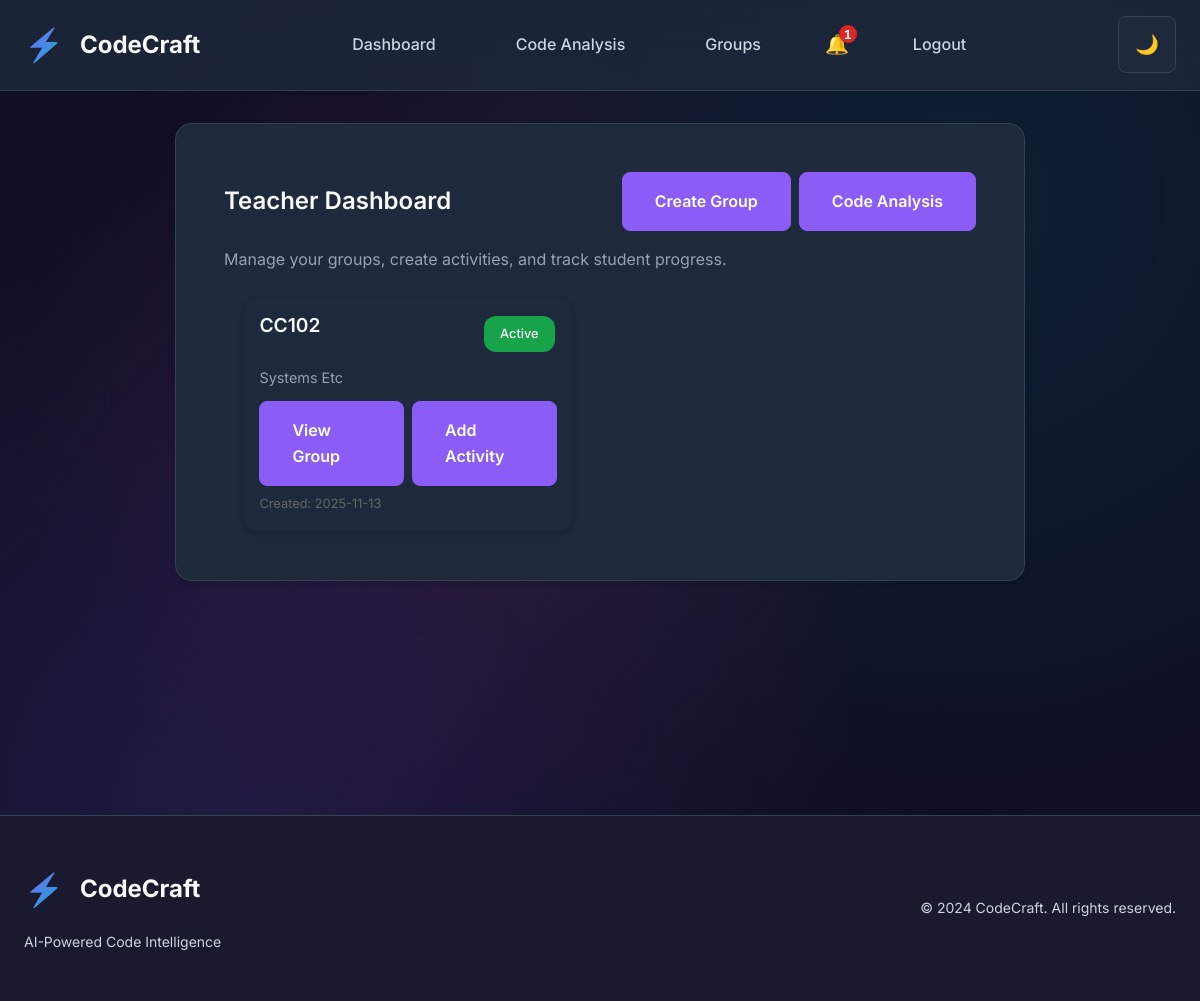
The app's page /teacher_dashboard (signed in) with its own data.
### tables this page shows
CREATE TABLE groups (
                id INTEGER PRIMARY KEY AUTOINCREMENT,
                name TEXT NOT NULL,
                description TEXT,
                teacher_id INTEGER NOT NULL,
                created_at TEXT NOT NULL,
                is_active INTEGER NOT NULL DEFAULT 1,
                FOREIGN KEY(teacher_id) REFERENCES users(id)
            );

### app.py (the view)
@app.route('/teacher_dashboard')
@teacher_required
def teacher_dashboard():
    groups = get_teacher_groups(app.config['DATABASE'], g.user['id'])
    return render_template('teacher_dashboard.html', groups=groups)

### app.py (called while the page is built)
@app.before_request
def load_logged_in_user():
    g.user = None
    if 'user_id' in session:
        g.user = get_user_by_username(app.config['DATABASE'], session['user_id'])

def teacher_required(view_func):
    @wraps(view_func)
    def wrapped(*args, **kwargs):
        if not g.user:
            flash('Please log in to continue.', 'warning')
            return redirect(url_for('login'))
        if g.user.get('role') not in ['teacher', 'admin']:
            flash('Teacher access required.', 'error')
            return redirect(url_for('dashboard'))
        return view_func(*args, **kwargs)
    return wrapped

### models.py (called while the page is built)
def _connect(db_path: str) -> sqlite3.Connection:
    conn = sqlite3.connect(db_path)
    conn.row_factory = sqlite3.Row
    return conn

def get_user_by_username(db_path: str, username: str) -> Optional[Dict[str, Any]]:
    conn = _connect(db_path)
    try:
        cur = conn.execute("SELECT * FROM users WHERE username = ?", (username,))
        row = cur.fetchone()
        return dict(row) if row else None
    finally:
        conn.close()

def get_teacher_groups(db_path: str, teacher_id: int) -> List[Dict[str, Any]]:
    conn = _connect(db_path)
    try:
        cur = conn.execute(
            "SELECT * FROM groups WHERE teacher_id = ? ORDER BY created_at DESC",
            (teacher_id,)
        )
        rows = cur.fetchall()
        return [dict(row) for row in rows]
    finally:
        conn.close()

### templates/teacher_dashboard.html (shortened to what this page needs)
{% extends 'base.html' %}
{% block content %}
<section class="card" style="max-width: 1200px; margin: 0 auto;">
	<div style="display:flex; justify-content: space-between; align-items: center; margin-bottom: 16px;">
		<h2 style="margin:0;">Teacher Dashboard</h2>
		<div style="display:flex; gap: 8px;">
			<a href="{{ url_for('create_group_route') }}" class="button">Create Group</a>
			<a href="{{ url_for('code_analysis') }}" class="button">Code Analysis</a>
		</div>
	</div>
	<p class="muted" style="margin-top: 0;">Manage your groups, create activities, and track student progress.</p>
	{% if groups %}
	<div style="display: grid; grid-template-columns: repeat(auto-fill, minmax(300px, 1fr)); gap: 16px; margin-top: 20px;">
		{% for group in groups %}
		<div class="card" style="padding: 16px; border: 1px solid rgba(0,0,0,0.1);">
			<div style="display: flex; justify-content: space-between; align-items: start; margin-bottom: 12px;">
				<h3 style="margin: 0; font-size: 1.2em;">{{ group.name }}</h3>
				<span class="badge" style="background: #16a34a; color: white; font-size: 0.8em;">
					{{ 'Active' if group.is_active else 'Inactive' }}
				</span>
			</div>
			{% if group.description %}
			<p class="muted" style="margin: 8px 0; font-size: 0.9em;">{{ group.description }}</p>
			{% endif %}
			<div style="display: flex; gap: 8px; margin-top: 12px; flex-wrap: wrap;">
				<a href="{{ url_for('view_group', group_id=group.id) }}" class="button" style="flex: 1; min-width: 80px;">View Group</a>
				<a href="{{ url_for('create_activity_route', group_id=group.id) }}" class="button" style="flex: 1; min-width: 80px;">Add Activity</a>
			</div>
			<div style="margin-top: 8px; font-size: 0.8em; color: #666;">
				Created: {{ group.created_at[:10] }}
			</div>
		</div>
		{% endfor %}
	</div>
	{% else %}
	<div style="text-align: center; padding: 40px; color: #666;">
		<h3>No Groups Yet</h3>
		<p>Create your first group to start managing students and activities.</p>
		<a href="{{ url_for('create_group_route') }}" class="button">Create Your First Group</a>
	</div>
	{% endif %}
</section>
{% endblock %}

### static/style.css (style rules this page uses)
* { margin: 0; padding: 0; box-sizing: border-box; }
:root { --primary-purple: #8b5cf6; --primary-dark: #7c3aed; --primary-light: #a78bfa; --accent-purple: #c084fc; --accent-blue: #06b6d4; --accent-pink: #ec4899; --bg-primary: #0f0f23; --bg-secondary: #1a1a2e; --bg-tertiary: #16213e; --bg-surface: #1e293b; --bg-surface-hover: #334155; --text-primary: #f8fafc; --text-secondary: #cbd5e1; --text-muted: #94a3b8; --text-on-accent: #ffffff; --border-color: #334155; --border-light: #475569; --success: #10b981; --warning: #f59e0b; --error: #ef4444; --info: #3b82f6; --shadow-sm: 0 1px 2px 0 rgba(0, 0, 0, 0.05); --shadow-md: 0 4px 6px -1px rgba(0, 0, 0, 0.1); --shadow-lg: 0 10px 15px -3px rgba(0, 0, 0, 0.1); --shadow-xl: 0 20px 25px -5px rgba(0, 0, 0, 0.1); --shadow-purple: 0 0 20px rgba(139, 92, 246, 0.3); --spacing-xs: 0.5rem; --spacing-sm: 1rem; --spacing-md: 1.5rem; --spacing-lg: 2rem; --spacing-xl: 3rem; --spacing-2xl: 4rem; --radius-sm: 0.375rem; --radius-md: 0.5rem; --radius-lg: 0.75rem; --radius-xl: 1rem; --radius-2xl: 1.5rem; }
body { font-family: 'Inter', -apple-system, BlinkMacSystemFont, 'Segoe UI', Roboto, sans-serif; background: var(--bg-primary); color: var(--text-primary); line-height: 1.6; overflow-x: hidden; }
h1, h2, h3, h4, h5, h6 { font-weight: 600; line-height: 1.2; margin-bottom: var(--spacing-md); }
h2 { font-size: 2rem; max-width: 90%; margin: 0 auto; text-align: center; }
h3 { font-size: 1.5rem; }
p { margin-bottom: var(--spacing-md); color: var(--text-secondary); }
.button { display: inline-flex; align-items: center; justify-content: center; padding: var(--spacing-sm) var(--spacing-lg); border: none; border-radius: var(--radius-md); font-weight: 600; text-decoration: none; cursor: pointer; transition: all 0.2s ease; font-size: 1rem; gap: var(--spacing-sm); background: var(--primary-purple); color: white; border: 1px solid var(--primary-purple); }
.card { background: var(--bg-surface); border: 1px solid var(--border-color); border-radius: var(--radius-xl); padding: var(--spacing-xl); box-shadow: var(--shadow-md); width: 850px; max-width: 90%; margin: 0 auto; }
.badge { display: inline-block; padding: 4px 8px; border-radius: var(--radius-sm); font-size: 0.75rem; font-weight: 500; white-space: nowrap; flex-shrink: 0; margin: 2px; }
.card h2 { color: var(--text-primary); margin-bottom: var(--spacing-lg); font-size: 1.5rem; }
.badge { background: var(--primary-purple); color: white; padding: var(--spacing-xs) var(--spacing-sm); border-radius: var(--radius-lg); font-size: 0.75rem; font-weight: 500; }
.muted { color: var(--text-muted); }

### records on screen
groups: name "CC102", is_active "Active", description "Systems Etc", created_at "2025-11-13"
